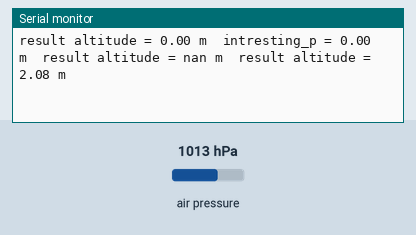
A program run on a simulated Arduino Nano, built with avr-gcc and run on an emulated ATmega328P. On the bench: the last lines printed to the serial monitor. The inputs (shaded band) are chosen by the test bench; at power-on: air pressure 1013 hPa. EEPROM starts erased.

Above: at 1.2 s.
1.3 s: air pressure set to 1025 hPa
At 2.92 s:
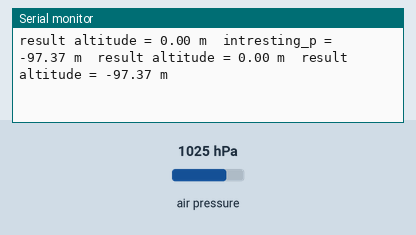
4.3 s: air pressure set to 952 hPa
At 4.35 s:
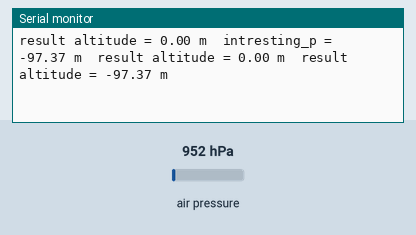
7.3 s: air pressure set to 975 hPa
At 7.35 s:
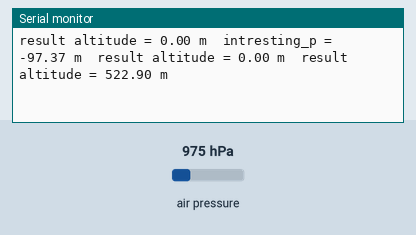
10.3 s: air pressure set to 1000 hPa
At 10.41 s:
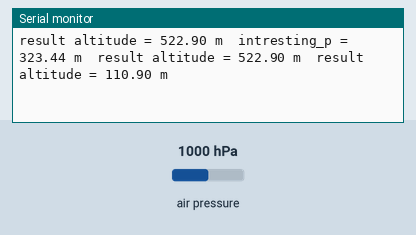
Timing chart, 0 to 13.3 s (numbered marks = the images above; inputs shaded):
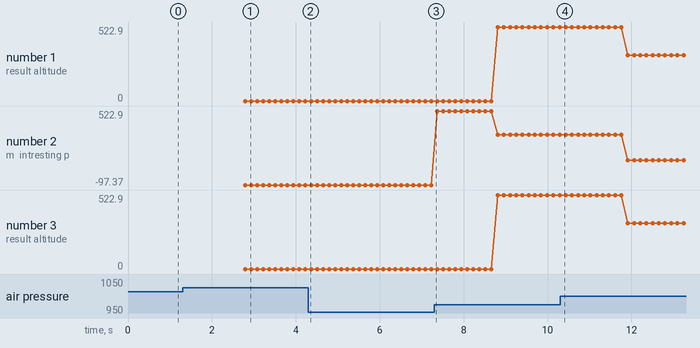

The program:

main.cpp
```cpp
#include <Arduino.h>

#include "Adafruit_BMP085.h"
#include "EEPROM.h"

Adafruit_BMP085 bmp;

uint8_t cntr_altitude;
float old_altitude;
float real_altitude;
float intresting_point;
float result;
float read_result;

void setup() {
  // put your setup code here, to run once:
  Serial.begin(9600);
  if (!bmp.begin()) {
	  Serial.println("Could not find a valid BMP085 sensor, check wiring!");
	  while (1) {}
  }
}

void loop() {
  // put your main code here, to run repeatedly:

  old_altitude = real_altitude;
  real_altitude = bmp.readAltitude();

  if(real_altitude < old_altitude && cntr_altitude == 0 && real_altitude > 10){
    intresting_point = old_altitude;
    cntr_altitude ++;
  } else if (intresting_point > real_altitude){
    cntr_altitude ++;
    if (cntr_altitude > 10){
      result = intresting_point;
      EEPROM.put(0, result);
      intresting_point = real_altitude;
      cntr_altitude = 0;
    }
  }
  else{
    cntr_altitude = 0;
  }

  Serial.print("result altitude = ");
  Serial.print(result);
  Serial.print(" m");

  Serial.print("  intresting_p = ");
  Serial.print(intresting_point);
  Serial.print(" m");

  EEPROM.get(0, read_result);

  Serial.print("  result altitude = ");
  Serial.print(read_result);
  Serial.print(" m");

  Serial.print("  result altitude = ");
  Serial.print(bmp.readAltitude());
  Serial.println(" m");

  delay(100);
}
```

Measured:
- after the input at 1.3 s, the serial monitor: prints a new line after 0.08 s (image 1)
- plotted number 2: -97.37 → 323.44 after the input at 7.3 s, 323.44 → 110.9 after the input at 10.3 s
